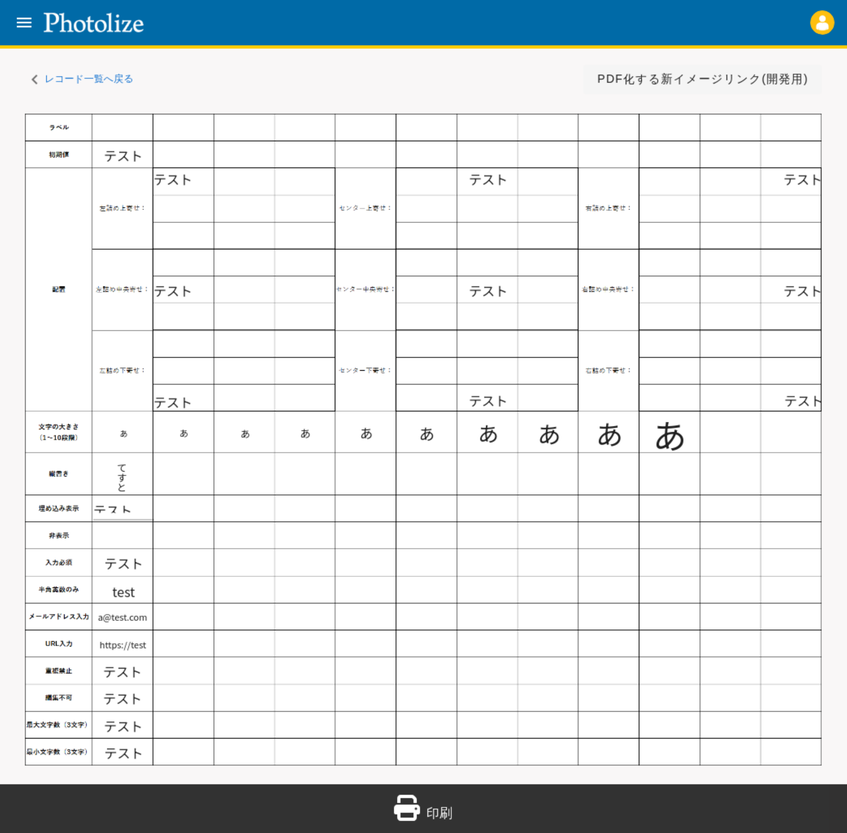
#> input picture python/TestScript/photolize/slt_ver1/high_png/base.png, 847 x 833 px, shrunk from 2613 x 2567 before the run
$ python edge_all.py
#> lines starting #> are read from the running program, lines starting #| are printed output that depends on the picture; after the words box and inside, x2 and y2 are one past the last pixel; in counts of white or black regions, pixels touching at a corner belong together
# 成功作（画像全体をエッジ抽出する）
# diff_color_img.pyをより正確に差分ごとに色分けできるようにしたもの
# 成功作
# 連番の色枠付き画像を生成＆対応する赤枠と緑枠を出力＆赤枠と緑枠の座標と幅と高さを出力＆配置の差異判定
# 参考サイト：https://sosotata.com/spot7differences/
import cv2
import os
import numpy as np
import subprocess


# 保存先ディレクトリを作成
output_dir = os.path.join(os.path.dirname(os.path.abspath(__file__)), "high_png/")
# フォルダが存在しない場合は作成
if not os.path.exists(output_dir):
    os.makedirs(output_dir)
    command = f"sudo chown -R aridome:aridome {output_dir}"
    # コマンドを実行
    subprocess.call(command, shell=True)

# ファイル名を生成
output_file_name_A = 'base.png'
# ファイルパスを作成
output_file_path_A = os.path.join(output_dir, output_file_name_A)

img1 = cv2.imread(output_file_path_A)
#> img1 is the input picture: shape (833, 847, 3); mean B, G, R 229.3, 226.9, 221.8

img1_gray = cv2.cvtColor(img1, cv2.COLOR_BGR2GRAY)
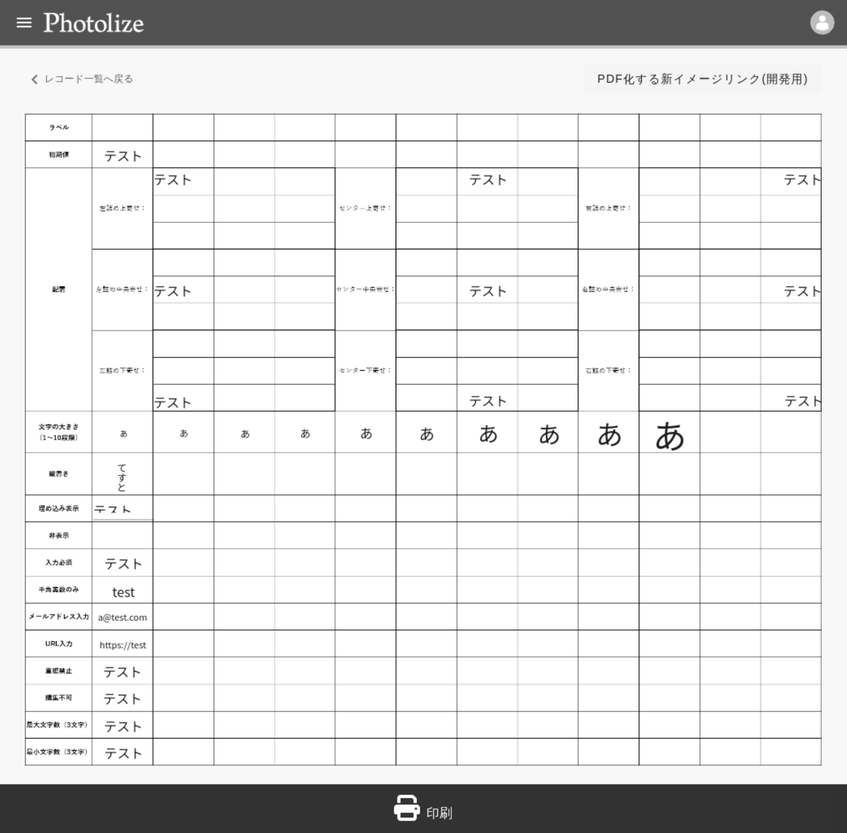
#> img1_gray: shape (833, 847); min 6, max 255, mean 225.7
img1_gray = cv2.GaussianBlur(img1_gray, (11, 11), 0)
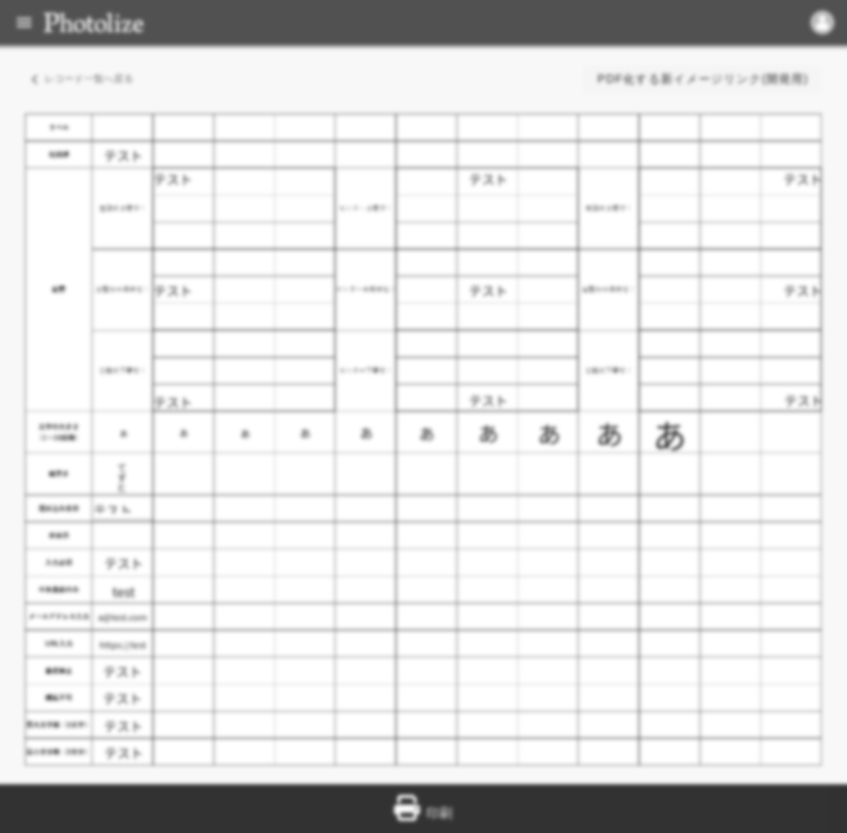
#> img1_gray: shape (833, 847); min 49, max 255, mean 225.7

# 二値化
ret, img1_bin = cv2.threshold(img1_gray, 0, 255, cv2.THRESH_BINARY + cv2.THRESH_OTSU)
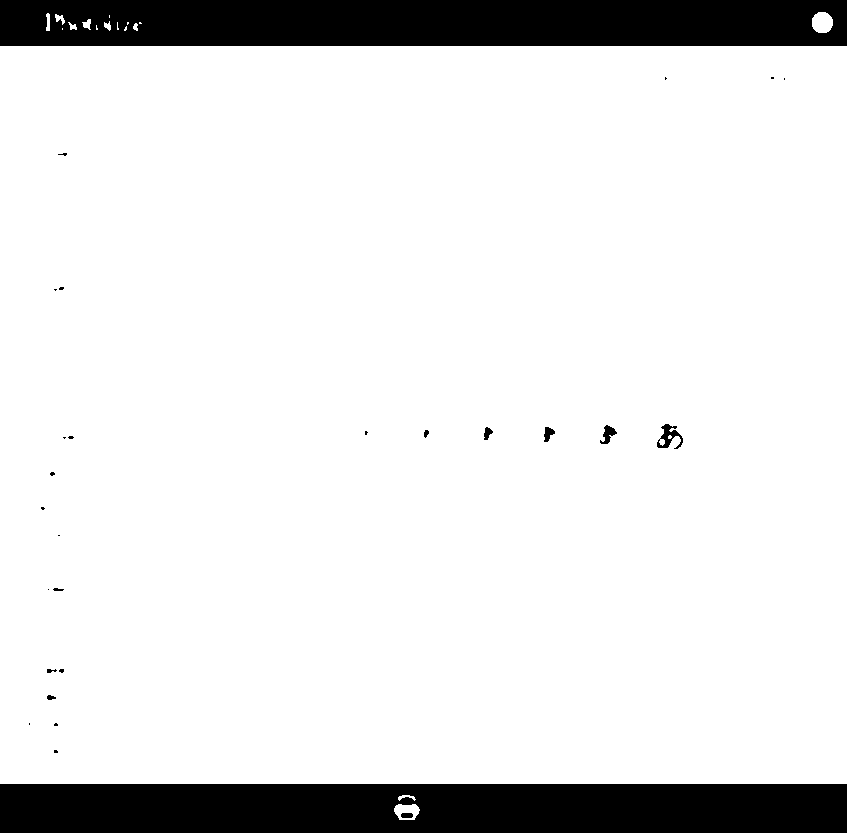
#> img1_bin: shape (833, 847); 88.6% white; 28 black regions (17 under 20 px), largest, box (x1, y1, x2, y2) and area: (0, 784, 847, 833) 41116, (0, 0, 847, 46) 38271, (657, 424, 683, 449) 287
#> ret = 158
# カーネルを準備（オープニング用）
kernel = np.ones((2,2),np.uint8)
# オープニング（収縮→膨張）実行 ノイズ除去
result_bin1 = cv2.morphologyEx(img1_bin, cv2.MORPH_OPEN, kernel) # オープニング（収縮→膨張）。ノイズ除去。
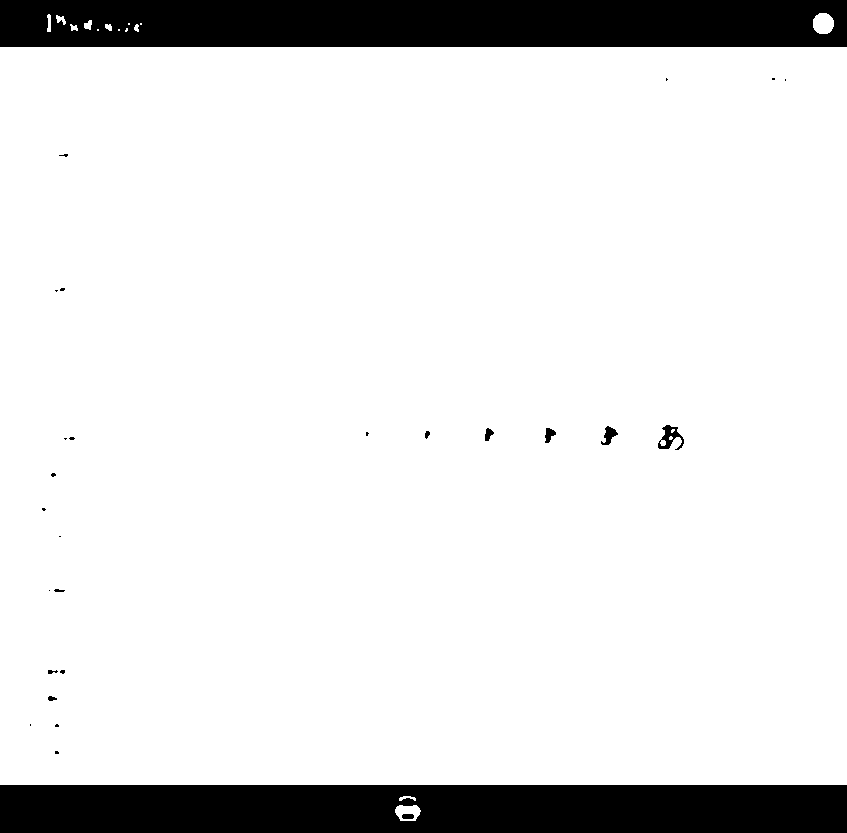
#> result_bin1: shape (833, 847); 88.6% white; 28 black regions (17 under 20 px), largest, box (x1, y1, x2, y2) and area: (0, 785, 847, 833) 40272, (0, 0, 847, 47) 39145, (658, 425, 684, 450) 292

# # 適応的閾値処理を行う（各ピクセルの周囲の領域におけるガウシアン重みつき平均値を採用、画像のコントラストが比較的高い場合に適している）
# img1_bin = cv2.adaptiveThreshold(img1_gray, 255, cv2.ADAPTIVE_THRESH_MEAN_C, cv2.THRESH_BINARY, 11, 2)
# # 適応的閾値処理を行う（各ピクセルの周囲の領域における平均値を採用、画像のコントラストが低い場合に有用で、ノイズに対して頑健）
# img1_bin = cv2.adaptiveThreshold(img1_gray, 255, cv2.ADAPTIVE_THRESH_GAUSSIAN_C, cv2.THRESH_BINARY, 11, 2)

# エッジ検出を行う
threshold1 = 100
threshold2 = 300
edges1 = cv2.Canny(img1_bin, threshold1, threshold2)  # 適切な閾値を設定
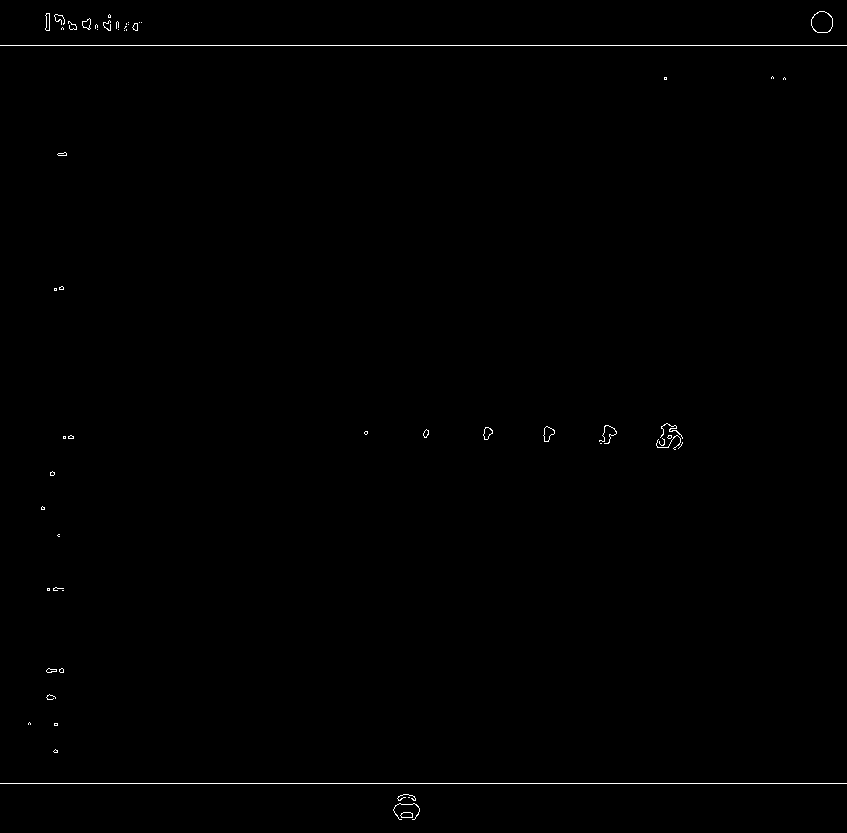
#> edges1: shape (833, 847); 0.38% white in thin lines or dots

# 二値画像をRGB形式に変換
result_bin1_rgb = cv2.cvtColor(edges1, cv2.COLOR_GRAY2RGB)
#> result_bin1_rgb: shape (833, 847, 3); 0.38% white in thin lines or dots

### 変更前と変更後の色分け ###
# 白色の範囲を定義
lower_white = np.array([200, 200, 200])  # 下限（B、G、R）
upper_white = np.array([255, 255, 255])  # 上限（B、G、R）

# 白色の範囲内にあるピクセルをマスクとして取得
white_mask1 = cv2.inRange(result_bin1_rgb, lower_white, upper_white)

# 緑色を指定
green_color = (0, 255, 0)  # (B、G、R)
# 赤色を指定
red_color = (0, 0, 255)  # (B、G、R)

# ピクセルの色を変更
result_bin1_rgb[white_mask1 > 0] = red_color
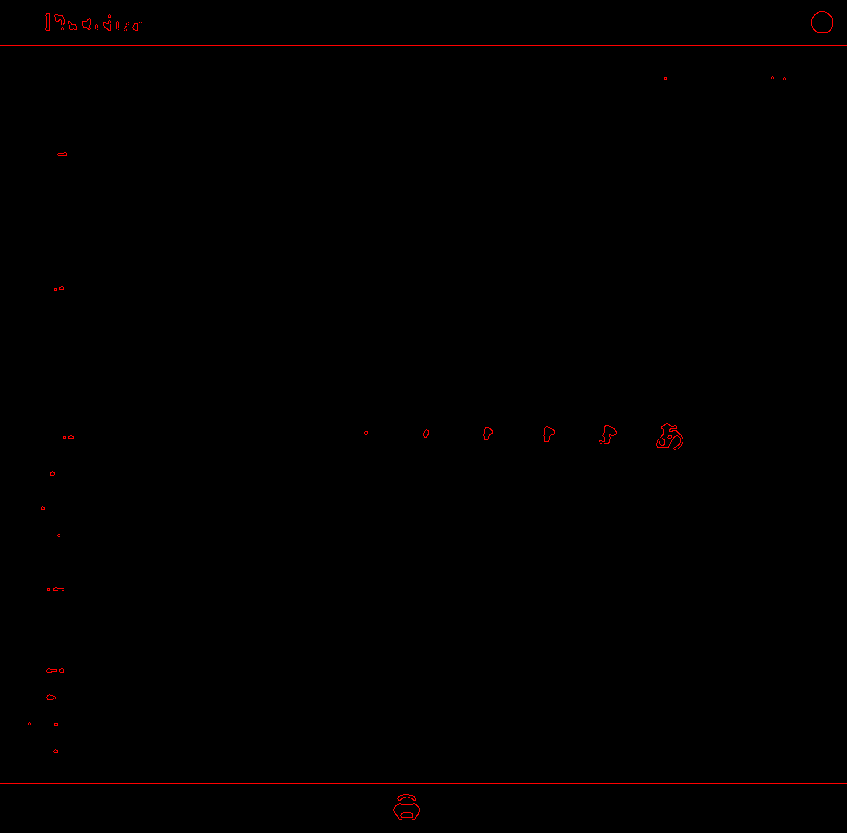
#> result_bin1_rgb: shape (833, 847, 3); mean B, G, R 0, 0, 1

# 差分画像を保存
if output_file_name_A == "base.png":
    output_file_name = f"judge_high_{output_file_name_A}"
else:
    output_file_name = f"judge_high_{output_file_name_A.split('_')[1]}"
output_dir2 = os.path.join(os.path.dirname(os.path.abspath(__file__)), "judge_high_png")
# フォルダが存在しない場合は作成
if not os.path.exists(output_dir2):
    os.makedirs(output_dir2)
    command = f"sudo chown -R aridome:aridome {output_dir2}"
    # コマンドを実行
    subprocess.call(command, shell=True)
#> (this line was passed over: subprocess is not available in this run)

# ファイルパスを作成
output_file_path = os.path.join(output_dir2, output_file_name)

# 画像を保存する
cv2.imwrite(output_file_path, edges1)

print(f"2つの画像の差異部分に枠をつけたカラー画像を{output_file_path}に保存しました")

$ run again, with python/TestScript/photolize/slt_ver1/azure_cv_ocr/ocr.png copied over python/TestScript/photolize/slt_ver1/high_png/base.png
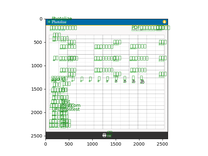
#> input picture python/TestScript/photolize/slt_ver1/azure_cv_ocr/ocr.png, 208 x 156 px, shrunk from 640 x 480 before the run
#> img1 is the input picture: shape (156, 208, 3); mean B, G, R 234.8, 237.6, 232
#> `ret, img1_bin = cv2.threshold(img1_gray, 0, 255, cv2.THRESH_BINARY + c..`:
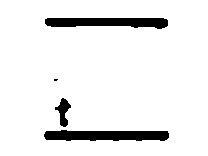
#> img1_bin: shape (156, 208); 92.5% white; 4 black regions (1 under 20 px), largest, box (x1, y1, x2, y2) and area: (44, 130, 169, 141) 1146, (45, 18, 168, 29) 1054, (55, 98, 71, 127) 227
#> ret = 185
#> result_bin1: shape (156, 208); 92.5% white; 4 black regions (1 under 20 px), largest, box (x1, y1, x2, y2) and area: (45, 131, 170, 142) 1146, (46, 19, 169, 30) 1054, (56, 99, 72, 128) 227
#> edges1: shape (156, 208); 1.9% white in thin lines or dots, all inside (x1, y1, x2, y2) = (43, 17, 169, 141)
#> `result_bin1_rgb[white_mask1 > 0] = red_color`:
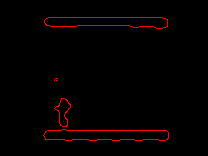
#> result_bin1_rgb: shape (156, 208, 3); mean B, G, R 0, 0, 4.7
